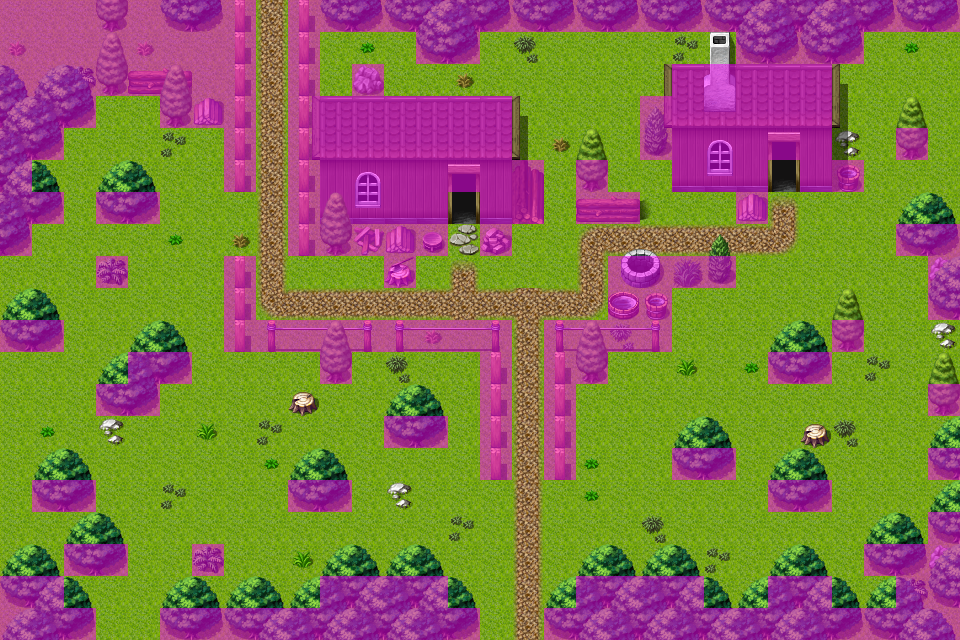

Rendered tile map (Tiled .tmx) drawn with the repository's tilesets; below, a short description and the map source with its tile grids summarised:
An orthogonal 30x20 tile map with 32x32 px tiles, 4 tile layers (Ground, Objects, Above, Walkable), 40 tilesets and 16 objects (11x mapchange, 5x spawn).

<map version="1.0" orientation="orthogonal" width="30" height="20" tilewidth="32" tileheight="32">
 <properties>
  <property name="outdoors" value="1" />
 </properties>
 <tileset firstgid="1" name="map_bed_1" tilewidth="32" tileheight="32">
  <image source="../drawable/map_bed_1.png" width="512" height="256" />
 </tileset>
 <tileset firstgid="129" name="map_border_1" tilewidth="32" tileheight="32">
  <image source="../drawable/map_border_1.png" width="512" height="256" />
 </tileset>
 <tileset firstgid="257" name="map_bridge_1" tilewidth="32" tileheight="32">
  <image source="../drawable/map_bridge_1.png" width="512" height="256" />
 </tileset>
 <tileset firstgid="385" name="map_broken_1" tilewidth="32" tileheight="32">
  <image source="../drawable/map_broken_1.png" width="512" height="256" />
 </tileset>
 <tileset firstgid="513" name="map_cavewall_1" tilewidth="32" tileheight="32">
  <image source="../drawable/map_cavewall_1.png" width="576" height="192" />
 </tileset>
 <tileset firstgid="621" name="map_cavewall_2" tilewidth="32" tileheight="32">
  <image source="../drawable/map_cavewall_2.png" width="576" height="192" />
 </tileset>
 <tileset firstgid="729" name="map_cavewall_3" tilewidth="32" tileheight="32">
  <image source="../drawable/map_cavewall_3.png" width="576" height="192" />
 </tileset>
 <tileset firstgid="837" name="map_chair_table_1" tilewidth="32" tileheight="32">
  <image source="../drawable/map_chair_table_1.png" width="512" height="256" />
 </tileset>
 <tileset firstgid="965" name="map_crate_1" tilewidth="32" tileheight="32">
  <image source="../drawable/map_crate_1.png" width="512" height="256" />
 </tileset>
 <tileset firstgid="1093" name="map_cupboard_1" tilewidth="32" tileheight="32">
  <image source="../drawable/map_cupboard_1.png" width="512" height="256" />
 </tileset>
 <tileset firstgid="1221" name="map_curtain_1" tilewidth="32" tileheight="32">
  <image source="../drawable/map_curtain_1.png" width="512" height="256" />
 </tileset>
 <tileset firstgid="1349" name="map_entrance_1" tilewidth="32" tileheight="32">
  <image source="../drawable/map_entrance_1.png" width="512" height="256" />
 </tileset>
 <tileset firstgid="1477" name="map_fence_1" tilewidth="32" tileheight="32">
  <image source="../drawable/map_fence_1.png" width="512" height="256" />
 </tileset>
 <tileset firstgid="1605" name="map_fence_2" tilewidth="32" tileheight="32">
  <image source="../drawable/map_fence_2.png" width="512" height="256" />
 </tileset>
 <tileset firstgid="1733" name="map_ground_1" tilewidth="32" tileheight="32">
  <image source="../drawable/map_ground_1.png" width="512" height="256" />
 </tileset>
 <tileset firstgid="1861" name="map_ground_2" tilewidth="32" tileheight="32">
  <image source="../drawable/map_ground_2.png" width="512" height="256" />
 </tileset>
 <tileset firstgid="1989" name="map_ground_3" tilewidth="32" tileheight="32">
  <image source="../drawable/map_ground_3.png" width="512" height="256" />
 </tileset>
 <tileset firstgid="2117" name="map_ground_4" tilewidth="32" tileheight="32">
  <image source="../drawable/map_ground_4.png" width="512" height="256" />
 </tileset>
 <tileset firstgid="2245" name="map_ground_5" tilewidth="32" tileheight="32">
  <image source="../drawable/map_ground_5.png" width="512" height="256" />
 </tileset>
 <tileset firstgid="2373" name="map_ground_6" tilewidth="32" tileheight="32">
  <image source="../drawable/map_ground_6.png" width="512" height="256" />
 </tileset>
 <tileset firstgid="2501" name="map_ground_7" tilewidth="32" tileheight="32">
  <image source="../drawable/map_ground_7.png" width="512" height="256" />
 </tileset>
 <tileset firstgid="2629" name="map_ground_8" tilewidth="32" tileheight="32">
  <image source="../drawable/map_ground_8.png" width="512" height="256" />
 </tileset>
 <tileset firstgid="2757" name="map_indoor_1" tilewidth="32" tileheight="32">
  <image source="../drawable/map_indoor_1.png" width="512" height="256" />
 </tileset>
 <tileset firstgid="2885" name="map_kitchen_1" tilewidth="32" tileheight="32">
  <image source="../drawable/map_kitchen_1.png" width="512" height="256" />
 </tileset>
 <tileset firstgid="3013" name="map_outdoor_1" tilewidth="32" tileheight="32">
  <image source="../drawable/map_outdoor_1.png" width="512" height="256" />
 </tileset>
 <tileset firstgid="3141" name="map_pillar_1" tilewidth="32" tileheight="32">
  <image source="../drawable/map_pillar_1.png" width="512" height="256" />
 </tileset>
 <tileset firstgid="3269" name="map_plant_1" tilewidth="32" tileheight="32">
  <image source="../drawable/map_plant_1.png" width="512" height="256" />
 </tileset>
 <tileset firstgid="3397" name="map_rock_1" tilewidth="32" tileheight="32">
  <image source="../drawable/map_rock_1.png" width="512" height="256" />
 </tileset>
 <tileset firstgid="3525" name="map_roof_1" tilewidth="32" tileheight="32">
  <image source="../drawable/map_roof_1.png" width="512" height="256" />
 </tileset>
 <tileset firstgid="3653" name="map_roof_2" tilewidth="32" tileheight="32">
  <image source="../drawable/map_roof_2.png" width="512" height="256" />
 </tileset>
 <tileset firstgid="3781" name="map_shop_1" tilewidth="32" tileheight="32">
  <image source="../drawable/map_shop_1.png" width="512" height="256" />
 </tileset>
 <tileset firstgid="3909" name="map_sign_ladder_1" tilewidth="32" tileheight="32">
  <image source="../drawable/map_sign_ladder_1.png" width="512" height="256" />
 </tileset>
 <tileset firstgid="4037" name="map_table_1" tilewidth="32" tileheight="32">
  <image source="../drawable/map_table_1.png" width="512" height="256" />
 </tileset>
 <tileset firstgid="4165" name="map_trail_1" tilewidth="32" tileheight="32">
  <image source="../drawable/map_trail_1.png" width="512" height="256" />
 </tileset>
 <tileset firstgid="4293" name="map_tree_1" tilewidth="32" tileheight="32">
  <image source="../drawable/map_tree_1.png" width="512" height="256" />
 </tileset>
 <tileset firstgid="4421" name="map_wall_1" tilewidth="32" tileheight="32">
  <image source="../drawable/map_wall_1.png" width="512" height="256" />
 </tileset>
 <tileset firstgid="4549" name="map_wall_2" tilewidth="32" tileheight="32">
  <image source="../drawable/map_wall_2.png" width="480" height="256" />
 </tileset>
 <tileset firstgid="4669" name="map_wall_3" tilewidth="32" tileheight="32">
  <image source="../drawable/map_wall_3.png" width="480" height="256" />
 </tileset>
 <tileset firstgid="4789" name="map_window_1" tilewidth="32" tileheight="32">
  <image source="../drawable/map_window_1.png" width="512" height="256" />
 </tileset>
 <tileset firstgid="4917" name="map_window_2" tilewidth="32" tileheight="32">
  <image source="../drawable/map_window_2.png" width="512" height="256" />
 </tileset>
 <layer name="Ground" width="30" height="20">
  <data>[600 cells, 600 non-empty, 8 distinct tile ids]</data>
 </layer>
 <layer name="Objects" width="30" height="20">
  <data>[600 cells, 221 non-empty, 46 distinct tile ids]</data>
 </layer>
 <layer name="Above" width="30" height="20">
  <data>[600 cells, 89 non-empty, 14 distinct tile ids]</data>
 </layer>
 <layer name="Walkable" width="30" height="20">
  <data>[600 cells, 237 non-empty, 1 distinct tile ids]</data>
 </layer>
 <objectgroup name="Mapevents" visible="0">
  <object name="north" type="mapchange" x="256" y="0" width="32" height="32">
   <properties>
    <property name="map" value="fallhaven_nw" />
    <property name="place" value="south" />
   </properties>
  </object>
  </objectgroup>
 <objectgroup name="Keys" visible="0" />
 <objectgroup name="Citizens" visible="0">
  <!-- 1 objects omitted --></objectgroup>
 <objectgroup name="NPCs, Monsters">
  <!-- 4 objects omitted --></objectgroup>
</map>
<!-- 15 of 16 objects omitted -->
